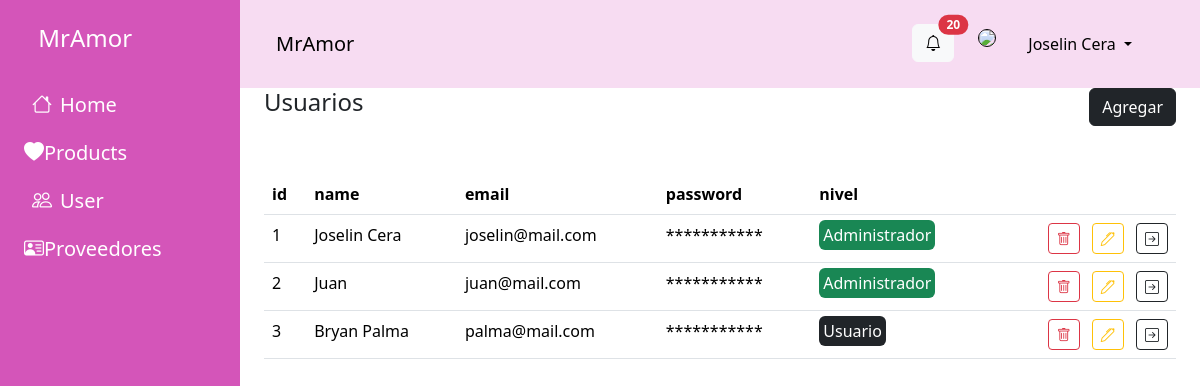
/users.php (signed in), run on the app's committed database.
### tables this page shows
CREATE TABLE users (
    id INTEGER not null auto_increment,
    name VARCHAR(50),
    email VARCHAR(100),
    password VARCHAR(255),
    level TINYINT,
    primary key (id)
);

### users.php (the view, shortened to what this page needs)
<?php
include "./php/conexion.php";
$sql="select * from users order by id";
$res=$conexion->query($sql) or die($conexion->error);
?>
<!DOCTYPE html>
<html lang="en">
<head>
  <link rel="stylesheet" href="https://cdn.jsdelivr.net/npm/bootstrap-icons@1.11.3/font/bootstrap-icons.min.css">
  <link href="https://cdn.jsdelivr.net/npm/bootstrap@5.3.3/dist/css/bootstrap.min.css" rel="stylesheet"
>
  <link href="https://cdn.jsdelivr.net/npm/@sweetalert2/theme-dark@4/dark.css" rel="stylesheet">
</head>
<body>
  <div class="d-flex">
    <?php
      include "./layouts/aside.php"
    ?>
    <main class="flex-grow-1">
      <?php
      include "./layouts/header.php"
    ?>
      <div class="mx-4 d-flex justify-content-between">
        <h1 class="h4">Usuarios</h1>
        <div>
          <button class="btn btn-dark" data-bs-toggle="modal" data-bs-target="#modal1Add">Agregar</button>
        </div>
      </div>
      <section class="mt-4 p-4">
        <table class="table">
          <thead>
            <tr>
              <th scope="col">id</th>
              <th scope="col">name</th>
              <th scope="col">email</th>
              <th scope="col">password</th>
              <th scope="col">nivel</th>
              <th></th>
            </tr>
          </thead>
          <tbody>
            <?php
            while($fila=mysqli_fetch_array($res)){
            ?>
            <tr>
              <td><?php echo $fila['id'] ?></td>
              <td><?php echo $fila['name'] ?></td>
              <td><?php echo $fila['email'] ?></td>
              <td>***********</td>
              <td><?php if($fila['level']==1){
                echo "<span class='rounded bg-success text-white p-1'>Administrador</span>";
              }else{
                echo "<span class='rounded bg-dark text-white p-1'>Usuario</span>";
              } ?></td>
              <td class="text-end">
                <form action="./php/delete_user.php" method="post" style="display:inline">
                  <button trpe="submit" class="btn btn-outline-danger btn-sm"
                  onclick="return confirm('Estas seguro de borrarlo?')">
                  <i class="bi bi-trash"></i>
                </button>
              </form>
                <button class="btn btn-outline-warning btn-sm mx-2 btnEdit"
                data-email="<?php echo $fila['email']; ?>"
                data-id="<?php echo $fila['id'] ?>"
                data-name="<?php echo $fila['name'] ?>"
                data-bs-toggle="modal" data-bs-target="#modalEdit">
                  <i class="bi bi-pen"></i>
                </button>
                <button class="btn btn-outline-dark btn-sm">
                  <i class="bi bi-arrow-right-square"></i>
                </button>
              </td>
            </tr>
            <?php
            }
            ?>
          </tbody>
        </table>
      </section>
    </main>
  </div>
</body>
</body>
</html>

### layouts/aside.php (shortened to what this page needs)
<aside class=" text-white " style="width: 20%; min-height: 100vh; background-color: #d455b9" >
      <h2 class="p-4 h4">
        MrAmor
      </h2>
      <ul class="nav flex-column">
        <li class="nav-item h5 mx-2"><a href="./dashboard.php" class="nav-link text-white"><i class="bi bi-house px-2"></i>Home</a></li>
        <li class="nav-item h5 mx-2"><a href="./dietas.php" class="nav-link text-white"><i class="bi bi-heart-fill"></i>Products</a></li>
        <li class="nav-item h5 mx-2"><a href="./users.php" class="nav-link text-white"><i class="bi bi-people px-2"></i>User</a></li>
        <li class="nav-item h5 mx-2"><a href="./provee.php" class="nav-link text-white"><i class="bi bi-person-vcard"></i>Proveedores</a></li>
      </ul>
    </aside>

### layouts/header.php (shortened to what this page needs)
<header>
        <nav class="px-4 py-4 navbar navbar-expand-lg px-4" style="background-color: #f7dcf2;">
          <div class="container-fluid">
            <a class="navbar-brand" href="#">MrAmor</a>
            <div class="collapse navbar-collapse justify-content-end" id="navbarSupportedContent">
              <ul class="navbar-nav">
                <li class="nav-item mx-4">
                  <button type="button" class="btn btn-light position-relative">
                    <i class="bi bi-bell"></i>
                    <span class="position-absolute top-0 start-100 translate-middle badge rounded-pill bg-danger">
                      20
                    </span>
                  </button>
                </li>
                <li class="nav-item">
                  <img src="./img/profile.jpg" style="width: 40px;border-radius: 50%; border: 1px solid black;">
                </li>
                <li class="nav-item dropdown mx-4">
                  <a class="nav-link dropdown-toggle active" href="#" role="button" data-bs-toggle="dropdown"
                    aria-expanded="false">
                    <?php
                    $user=$_SESSION['userdata'];
                    echo $user['Nombre'];
                    ?>
                  </a>
                </li>
              </ul>
            </div>
          </div>
        </nav>
      </header>

### data on the page
users: id "1", name "Joselin Cera", email "joselin@mail.com", level "Administrador"
users: id "2", name "Juan", email "juan@mail.com", level "Administrador"
users: id "3", name "Bryan Palma", email "palma@mail.com", level "Usuario"

### other printed values
$user['Nombre'] "Joselin Cera"
